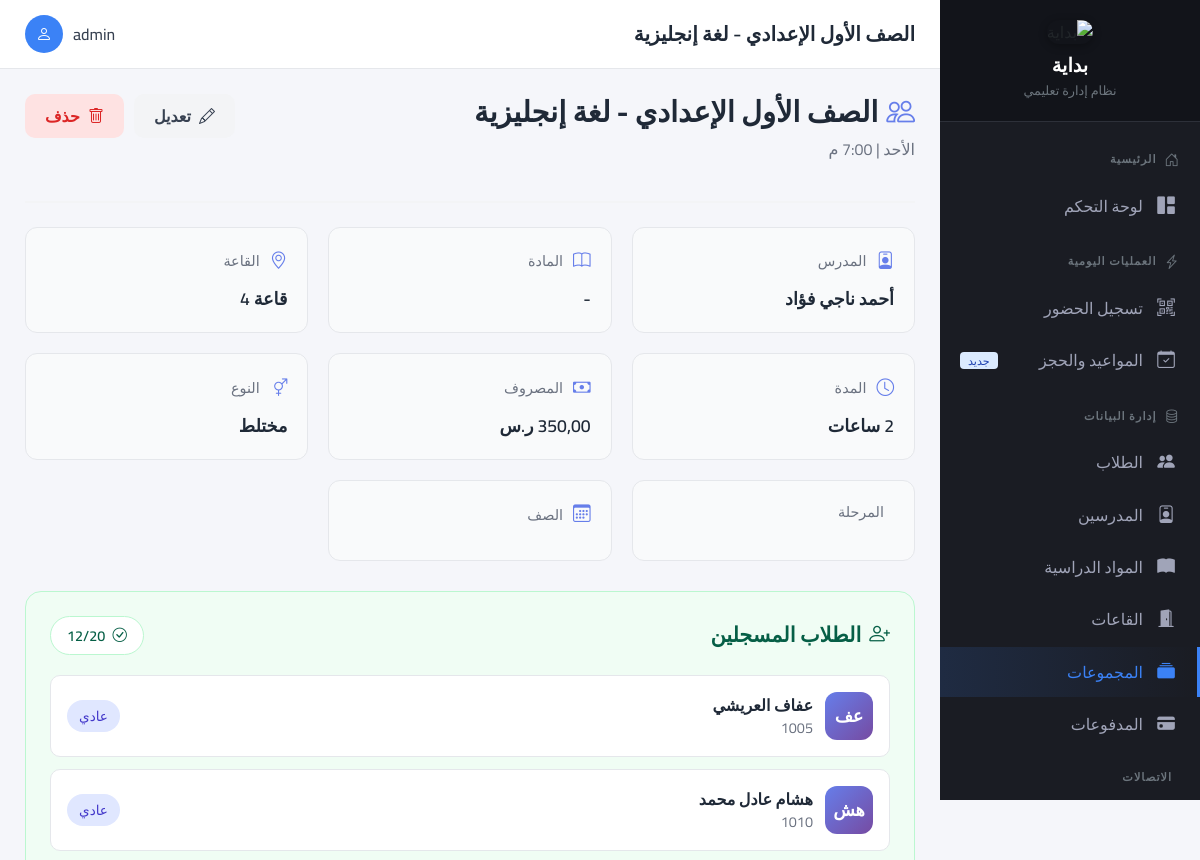
Page /teachers/groups/6/ (signed in, upper part) on the earlier database version.
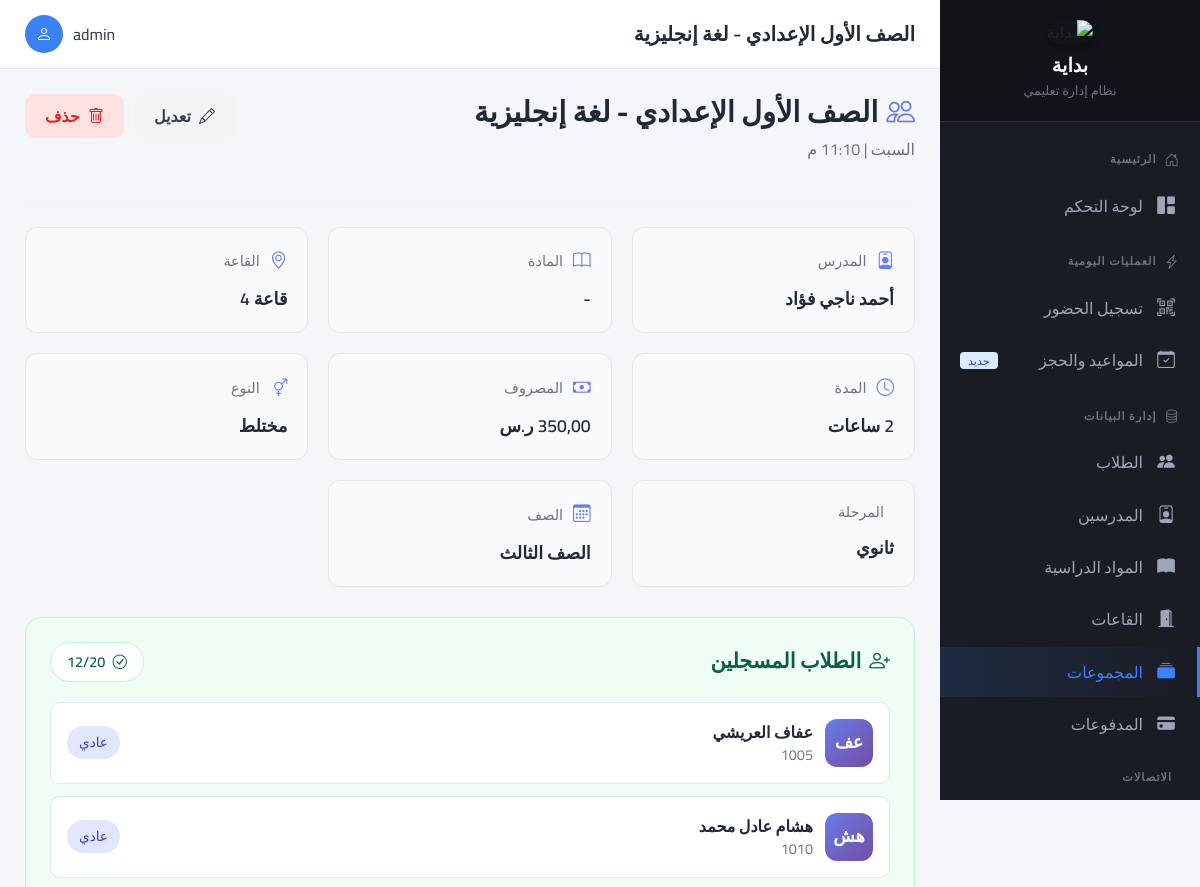
Same page on the later database version.
### apps/teachers/models.py (models this page shows, shortened)
class Group(models.Model):
    DAYS_CHOICES = [
        ('Saturday', 'السبت'),
        ('Sunday', 'الأحد'),
        ('Monday', 'الاثنين'),
        ('Tuesday', 'الثلاثاء'),
        ('Wednesday', 'الأربعاء'),
        ('Thursday', 'الخميس'),
        ('Friday', 'الجمعة'),
    ]
    GENDER_CHOICES = [
        ('male', 'بنين فقط'),
        ('female', 'بنات فقط'),
        ('mixed', 'مختلط'),
    ]
    EDUCATION_STAGE_CHOICES = [
        ('primary', 'ابتدائي'),
        ('preparatory', 'إعدادي'),
        ('secondary', 'ثانوي'),
    ]
    EDUCATION_YEAR_CHOICES = [
        ('1', 'الصف الأول'),
        ('2', 'الصف الثاني'),
        ('3', 'الصف الثالث'),
        ('4', 'الصف الرابع'),
        ('5', 'الصف الخامس'),
        ('6', 'الصف السادس'),
    ]
    group_id = models.AutoField(primary_key=True)
    group_name = models.CharField(max_length=100, verbose_name="اسم المجموعة")
    teacher = models.ForeignKey(
        Teacher,
        on_delete=models.PROTECT,
        related_name='groups',
        verbose_name="المدرس"
    )
    room = models.ForeignKey(
        Room,
        on_delete=models.PROTECT,
        related_name='groups',
        verbose_name="القاعة",
        null=True,
        blank=True
    )
    schedule_day = models.CharField(
        max_length=10,
        choices=DAYS_CHOICES,
        verbose_name="يوم الحصة"
    )
    schedule_time = models.TimeField(verbose_name="وقت بداية الحصة")
    duration_minutes = models.PositiveIntegerField(
        default=120,
        verbose_name="مدة الحصة (بالدقائق)",
        help_text="مدة الحصة بالدقائق (مثال: 120 = ساعتين)"
    )
    gender_type = models.CharField(
        max_length=10,
        choices=GENDER_CHOICES,
        default='mixed',
        verbose_name="نوع المجموعة (الجنس)"
    )
    education_stage = models.CharField(
        max_length=20,
        choices=EDUCATION_STAGE_CHOICES,
        blank=True,
        verbose_name="المرحلة الدراسية"
    )
    education_year = models.CharField(
        max_length=5,
        choices=EDUCATION_YEAR_CHOICES,
        blank=True,
        verbose_name="السنة الدراسية"
    )
    standard_fee = models.DecimalField(
        max_digits=10,
        decimal_places=2,
        verbose_name="السعر القياسي"
    )
    center_percentage = models.DecimalField(
        max_digits=5,
        decimal_places=2,
        default=30.00,
        verbose_name="نسبة السنتر %"
    )
    is_active = models.BooleanField(default=True)
    created_at = models.DateTimeField(auto_now_add=True)
    class Meta:
        db_table = 'groups'
        verbose_name = 'مجموعة'
        verbose_name_plural = 'المجموعات'
    def get_duration_display(self):
        hours = self.duration_minutes // 60
        mins = self.duration_minutes % 60
        if hours and mins:
            return f"{hours} ساعة و {mins} دقيقة"
        elif hours:
            return f"{hours} ساعة" if hours == 1 else f"{hours} ساعات"
        else:
            return f"{mins} دقيقة"

class Teacher(models.Model):
    teacher_id = models.AutoField(primary_key=True)
    full_name = models.CharField(max_length=255, verbose_name="اسم المدرس")
    phone = models.CharField(max_length=17, verbose_name="رقم الهاتف")
    email = models.EmailField(
        blank=True,
        null=True,
        unique=True,
        verbose_name="البريد الإلكتروني",
        help_text="حقل اختياري"
    )
    subjects = models.ManyToManyField(
        Subject,
        blank=True,
        related_name='teachers',
        verbose_name="التخصصات / المواد"
    )
    specialization = models.CharField(
        max_length=100,
        blank=True,
        verbose_name="التخصص (قديم)"
    )
    photo = models.ImageField(
        upload_to='teachers/photos/',
        blank=True,
        null=True,
        verbose_name="الصورة الشخصية",
        help_text="ضرورية لطباعة ظهر كارنيه الطالب"
    )
    hire_date = models.DateField(verbose_name="تاريخ التعيين")
    is_active = models.BooleanField(default=True, verbose_name="نشط")
    created_at = models.DateTimeField(auto_now_add=True)
    updated_at = models.DateTimeField(auto_now=True)
    class Meta:
        db_table = 'teachers'
        verbose_name = 'مدرس'
        verbose_name_plural = 'المدرسين'
        ordering = ['full_name']

class Room(models.Model):
    room_id = models.AutoField(primary_key=True)
    name = models.CharField(max_length=100, unique=True, verbose_name="اسم القاعة")
    capacity = models.PositiveIntegerField(verbose_name="السعة القصوى")
    is_active = models.BooleanField(default=True, verbose_name="نشط")
    created_at = models.DateTimeField(auto_now_add=True)
    updated_at = models.DateTimeField(auto_now=True)
    class Meta:
        db_table = 'rooms'
        verbose_name = 'قاعة'
        verbose_name_plural = 'القاعات'
        ordering = ['name']

### apps/teachers/views.py (the view)
# urls.py: path('groups/<int:group_id>/', views.group_detail, name='group_detail'),
@login_required
def group_detail(request, group_id):
    group = get_object_or_404(Group, pk=group_id)
    enrolled_students = StudentGroupEnrollment.objects.filter(
        group=group, is_active=True
    ).select_related('student')
    context = {
        'group': group,
        'enrolled_students': enrolled_students,
        'enrolled_count': enrolled_students.count(),
        'capacity': group.room.capacity if group.room else 0,
    }
    return render(request, 'teachers/groups/detail.html', context)

### templates/teachers/groups/detail.html (shortened to what the changed rows need)
{% extends 'base.html' %}
{% block page_title %}{{ group.group_name }}{% endblock %}
{% block content %}
<div class="detail-container">
    <div class="detail-header">
        <div class="detail-title">
            <h1><i class="bi bi-people me-2" style="color: #667eea;"></i>{{ group.group_name }}</h1>
            <p class="detail-subtitle">{{ group.get_schedule_day_display }} | {{ group.schedule_time }}</p>
        </div>
    </div>
    <div class="info-grid">
        <div class="info-card">
            <div class="info-card-header">
                <i class="bi bi-person-badge"></i>
                المدرس
            </div>
            <div class="info-card-value">
                {% if group.teacher %}
                    {{ group.teacher.full_name }}
                {% else %}
                    -
                {% endif %}
            </div>
        </div>
        <div class="info-card">
            <div class="info-card-header">
                <i class="bi bi-geo-alt"></i>
                القاعة
            </div>
            <div class="info-card-value">
                {% if group.room %}
                    {{ group.room.name }}
                {% else %}
                    -
                {% endif %}
            </div>
        </div>
        <div class="info-card">
            <div class="info-card-header">
                <i class="bi bi-clock"></i>
                المدة
            </div>
            <div class="info-card-value">{{ group.get_duration_display }}</div>
        </div>
        <div class="info-card">
            <div class="info-card-header">
                <i class="bi bi-cash"></i>
                المصروف
            </div>
            <div class="info-card-value">{{ group.standard_fee }} ر.س</div>
        </div>
        <div class="info-card">
            <div class="info-card-header">
                <i class="bi bi-gender-ambiguous"></i>
                النوع
            </div>
            <div class="info-card-value">{{ group.get_gender_type_display }}</div>
        </div>
        <div class="info-card">
            <div class="info-card-header">
                المرحلة
            </div>
            <div class="info-card-value">{{ group.get_education_stage_display }}</div>
        </div>
        <div class="info-card">
            <div class="info-card-header">
                <i class="bi bi-calendar3"></i>
                الصف
            </div>
            <div class="info-card-value">{{ group.get_education_year_display }}</div>
        </div>
    </div>
</div>
{% endblock %}

Differences in the rows shown:
changed Group "الصف الأول الإعدادي - لغة إنجليزية": schedule_day "الأحد" → "السبت"; schedule_time "7:00 م" → "11:10 م"; education_stage (not shown) → "ثانوي"; education_year (not shown) → "الصف الثالث"
